Frame 1 (no input): blank canvas, image omitted
Frame 60 (no input): blank canvas, image omitted
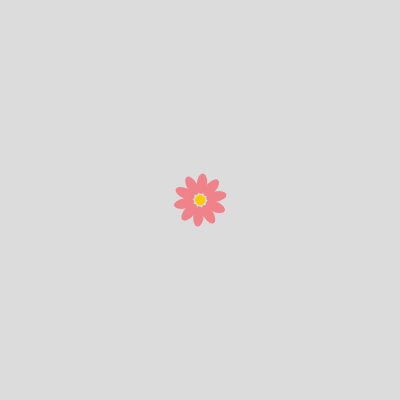
Frame 120 (the mouse pressed at the canvas centre since frame 60)

The p5.js sketch whose frames 1 and 60 were blank and that drew this single picture after the mouse press (run headless with seeded random() and noise() and a simulated clock; from frame 60 on, the mouse is pressed at the canvas centre):

// p5.js sketch
// ── sketch.js
let flowers = [];
let t = 0; 

function setup() {
  createCanvas(400, 400);
  angleMode(DEGREES);
}

function draw() {
  background(220);

 
  for (let i = 0; i < flowers.length; i++) {
    
    flowers[i].sway();
    flowers[i].grow();
    flowers[i].drawFlower();
  }

  t += 0.01; 
}

function mousePressed() {
  let tempFlower = new Flower(mouseX, mouseY, random(10, 20));
  flowers.push(tempFlower);
}

// ── flower.js
class Flower {
  constructor(x, y, baseSize) {
    this.x = x;
    this.y = y;
    this.baseX = x; 
    this.baseSize = random(40,80);
    this.centerColor = color(255, 204, 0);
    this.petals = floor(random(5, 12));
    this.size = baseSize * 0.5;
    this.growthRate = 0.2;
    this.noiseOffset = random(1000); 
    this.color = color(random(180,255), random(100,200), random(100,255));
  }

  sway() {
    let swayAmount = noise(t + this.noiseOffset) * 2 - 1; 
    this.x = this.baseX + swayAmount * 15;
  }

  grow() {
    if (this.size < this.baseSize) {
      this.size += this.growthRate;
    }
  }
  

  

  drawFlower() {
       push();
    translate(this.x, this.y);
    rotate(frameCount * 0.5); 
    noStroke();
    fill(this.color);

    for (let i = 0; i < this.petals; i++) {
      ellipse(this.size * 0.8, 0, this.size, this.size * 0.5);
      rotate(360 / this.petals);
    }

   
    fill(this.centerColor);
    ellipse(0, 0, this.size * 0.5);
    pop();
  }
  }
